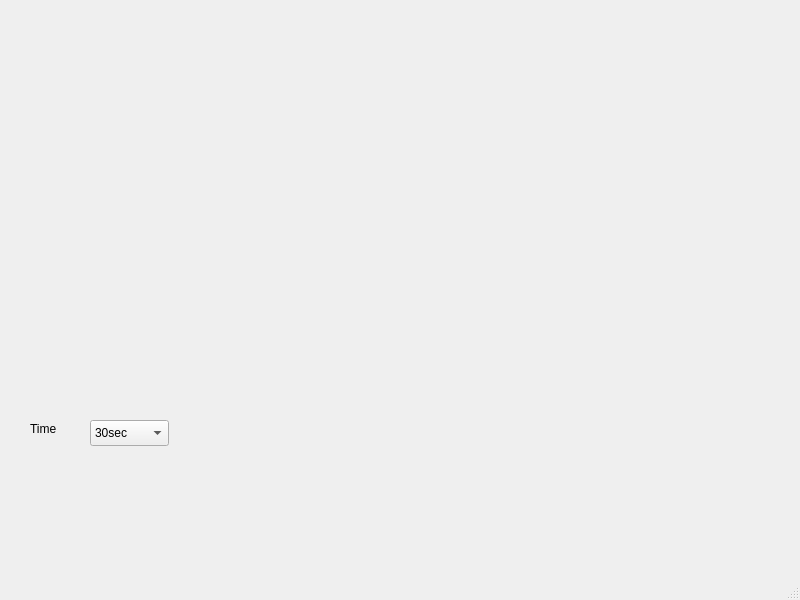
<?xml version="1.0" encoding="UTF-8"?>
<ui version="4.0">
 <class>MainWindow</class>
 <widget class="QMainWindow" name="MainWindow">
  <property name="geometry">
   <rect>
    <x>0</x>
    <y>0</y>
    <width>800</width>
    <height>600</height>
   </rect>
  </property>
  <property name="windowTitle">
   <string>MainWindow</string>
  </property>
  <widget class="QWidget" name="centralwidget">
   <widget class="QCustomPlot" name="plot" native="true">
    <property name="geometry">
     <rect>
      <x>20</x>
      <y>10</y>
      <width>771</width>
      <height>381</height>
     </rect>
    </property>
   </widget>
   <widget class="QComboBox" name="TimeDropDown">
    <property name="geometry">
     <rect>
      <x>90</x>
      <y>420</y>
      <width>79</width>
      <height>26</height>
     </rect>
    </property>
    <item>
     <property name="text">
      <string>30sec</string>
     </property>
    </item>
    <item>
     <property name="text">
      <string>1min</string>
     </property>
    </item>
    <item>
     <property name="text">
      <string>5min</string>
     </property>
    </item>
    <item>
     <property name="text">
      <string>10min</string>
     </property>
    </item>
    <item>
     <property name="text">
      <string>15min</string>
     </property>
    </item>
    <item>
     <property name="text">
      <string>30min</string>
     </property>
    </item>
    <item>
     <property name="text">
      <string>1hour</string>
     </property>
    </item>
   </widget>
   <widget class="QLabel" name="TimeLabel">
    <property name="geometry">
     <rect>
      <x>30</x>
      <y>420</y>
      <width>58</width>
      <height>18</height>
     </rect>
    </property>
    <property name="text">
     <string>Time </string>
    </property>
   </widget>
  </widget>
  <widget class="QMenuBar" name="menubar">
   <property name="geometry">
    <rect>
     <x>0</x>
     <y>0</y>
     <width>800</width>
     <height>23</height>
    </rect>
   </property>
  </widget>
  <widget class="QStatusBar" name="statusbar"/>
 </widget>
 <customwidgets>
  <customwidget>
   <class>QCustomPlot</class>
   <extends>QWidget</extends>
   <header>qcustomplot.h</header>
   <container>1</container>
  </customwidget>
 </customwidgets>
 <resources/>
 <connections/>
</ui>
